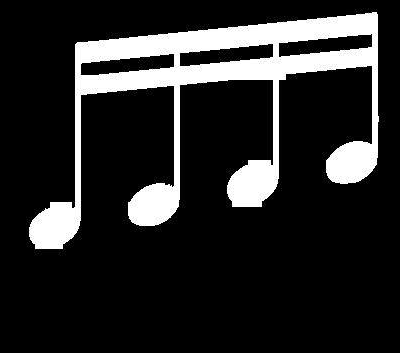
#> input picture beam3.png, 400 x 353 px
$ python manualClassification.py
#> lines starting #> are read from the running program, lines starting #| are printed output that depends on the picture; after the words box and inside, x2 and y2 are one past the last pixel; in counts of white or black regions, pixels touching at a corner belong together
#> further down, img2 is the input picture: shape (353, 400) float64; min 0, max 1, mean 0.156
from commonfunctions import *
import skimage as sk
import numpy as np
import matplotlib as mp
import scipy as sp
from ipywidgets import interact, interactive, fixed, interact_manual
import ipywidgets as widgets
import cv2 as cv
from skimage.feature import hog
from sklearn.svm import LinearSVC
from sklearn.model_selection import train_test_split
from sklearn.neighbors import KNeighborsClassifier
import os
import random


def check_chord_or_beam(img_input, staff_space):
    '''
        **img is assumed to be binarized
        returns:
            0 --> chord
            1 --> beam /16
            2 --> beam /32
           -1 --> neither
    '''
#> called with staff_space = 36

    se = sk.morphology.disk(staff_space//2)
    img = sk.morphology.binary_opening(img_input, se)
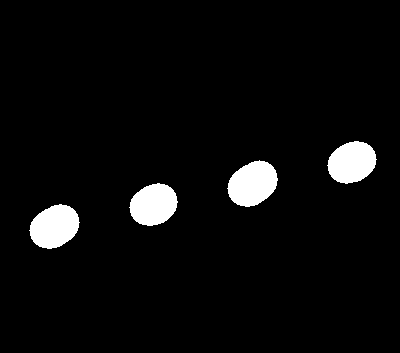
#> img: shape (353, 400) bool; 4.6% white; 4 white regions, box (x1, y1, x2, y2) and area: (227, 160, 278, 207) 1717, (29, 204, 80, 249) 1656, (327, 141, 377, 184) 1583, (129, 183, 178, 226) 1562
    img = sk.morphology.binary_erosion(img, se)
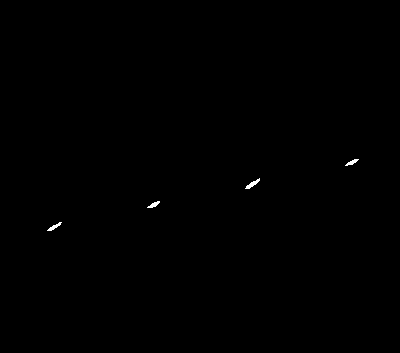
#> img: shape (353, 400) bool; 0.14% white; 4 white regions, box (x1, y1, x2, y2) and area: (245, 178, 260, 189) 59, (47, 222, 62, 231) 48, (147, 201, 160, 208) 44, (345, 159, 359, 166) 43
    img = sk.morphology.binary_erosion(img)
#> img: shape (353, 400) bool; 0.06% white in thin lines or dots, all inside (x1, y1, x2, y2) = (49, 160, 357, 230)
    se = sk.morphology.disk(staff_space//4)
    img = sk.morphology.binary_dilation(img, se)
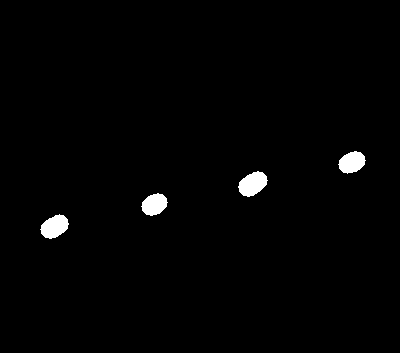
#> img: shape (353, 400) bool; 1.3% white; 4 white regions, box (x1, y1, x2, y2) and area: (238, 171, 268, 197) 520, (40, 214, 69, 239) 486, (338, 151, 366, 174) 448, (141, 193, 168, 216) 434
    bounding_boxes = sk.measure.find_contours(img, 0.8)
#> bounding_boxes = 4 point arrays, longest 113 points

    if len(bounding_boxes) < 2:
        return -1

    newImg = img.copy()
    centers, count_disks_spacing = [], 0

    for box in bounding_boxes:
        [Xmin, Xmax, Ymin, Ymax] = [np.min(box[:, 1]), np.max(
            box[:, 1]), np.min(box[:, 0]), np.max(box[:, 0])]
        centers.append([Ymin+Ymin//2, Xmin+Xmin//2])
#> this loop made 4 passes
#> (Xmin, Xmax, Ymin, Ymax) on passes 1 to 4: (337.8, 365.2, 150.8, 173.2), (237.8, 267.2, 170.8, 196.2), (140.8, 167.2, 192.8, 215.2), (39.8, 68.2, 213.8, 238.2)
#> after the loop, centers = [[225.8, 505.8], [255.8, 355.8], [288.8, 210.8], [319.8, 58.8]]

    for i in range(1, len(centers)):
        if abs(centers[i][1] - centers[i-1][1]) > 2*staff_space:
            count_disks_spacing += 1
#> this loop made 3 passes
#> after the loop, count_disks_spacing = 3

    if count_disks_spacing != len(centers)-1:
        return 0

    img = sk.morphology.thin(sk.img_as_bool(img_input))
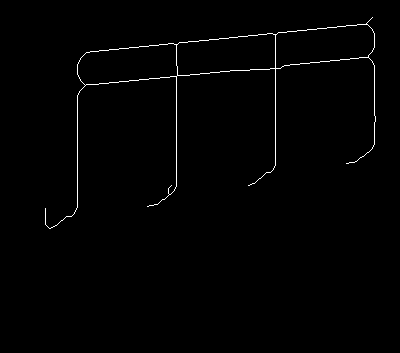
#> img: shape (353, 400) bool; 0.9% white in thin lines or dots, all inside (x1, y1, x2, y2) = (45, 17, 376, 229)
    h, theta, d = sk.transform.hough_line(img)
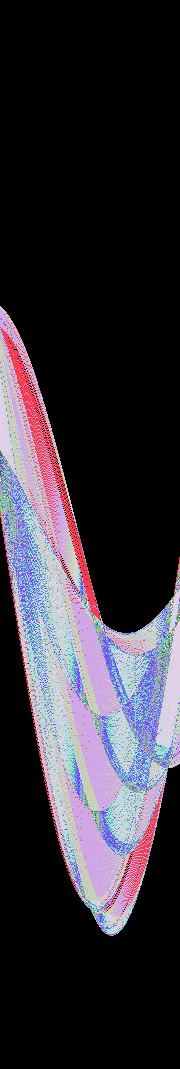
#> h: shape (1069, 180) uint64; 73 distinct labels, from 0 to 190; one colour per label, 0 black
#> theta = 180 values from -1.57 to 1.55; d = 1069 values from -534 to 534
    h, theta, d = sk.transform.hough_line_peaks(h, theta, d)
#> h = [190, 141, 133, 132, 124]; theta = [1.47, 1.47, 0, 0, 0]; d = [61, 94, 176, 275, 77]
    angels = np.rad2deg(theta)
#> angels = [84, 84, 0, 0, 0]
    number_of_lines = np.sum(np.abs(angels) > 10)
#> number_of_lines = 2

    if number_of_lines < 1 or number_of_lines > 2:
        return -1
    else:
        return number_of_lines


# 1 & 3 & 4 & 5 --> 36
# 2 --> 17
img2 = io.imread("beam3.png", as_gray=True)
print(check_chord_or_beam(img2, 36))
#| 2

$ run again, with beam1.png copied over beam3.png
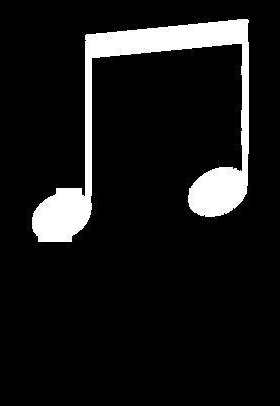
#> input picture beam1.png, 280 x 406 px
#> img2 is the input picture: shape (406, 280) float64; min 0, max 1, mean 0.0937
#> in check_chord_or_beam, `img = sk.morphology.binary_dilation(img, se)`:
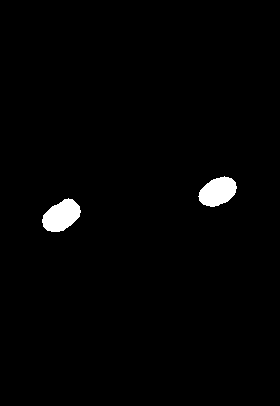
#> img: shape (406, 280) bool; 1.5% white; 2 white regions, box (x1, y1, x2, y2) and area: (42, 198, 81, 232) 887, (198, 176, 237, 207) 834
#> bounding_boxes = 2 point arrays, longest 147 points
#> the loop in check_chord_or_beam, `for box in bounding_boxes:` made 2 passes
#> (Xmin, Xmax, Ymin, Ymax) on passes 1 to 2: (197.8, 236.2, 175.8, 206.2), (41.8, 80.2, 197.8, 231.2)
#> after the loop in check_chord_or_beam, `for box in bounding_boxes:`: centers = [[262.8, 295.8], [295.8, 61.8]]
#> the loop in check_chord_or_beam, `for i in range(1, len(centers)):` made 1 pass
#> count_disks_spacing on pass 1: 1
#> after the loop in check_chord_or_beam, `for i in range(1, len(centers)):`: count_disks_spacing = 1
#> in check_chord_or_beam, `h, theta, d = sk.transform.hough_line(img)`:
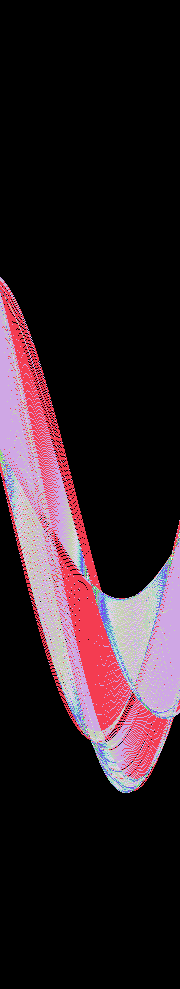
#> h: shape (989, 180) uint64; 50 distinct labels, from 0 to 139; one colour per label, 0 black
#> in check_chord_or_beam, `h, theta, d = sk.transform.hough_line(img)`: theta = 180 values from -1.57 to 1.55; d = 989 values from -494 to 494
#> in check_chord_or_beam, `h, theta, d = sk.transform.hough_line_peaks(h, theta, d)`: h = [139, 103, 70]; theta = [0, 1.47, 0]; d = [88, 56, 246]
#> angels = [0, 84, 0]
#> number_of_lines = 1
#| 1
